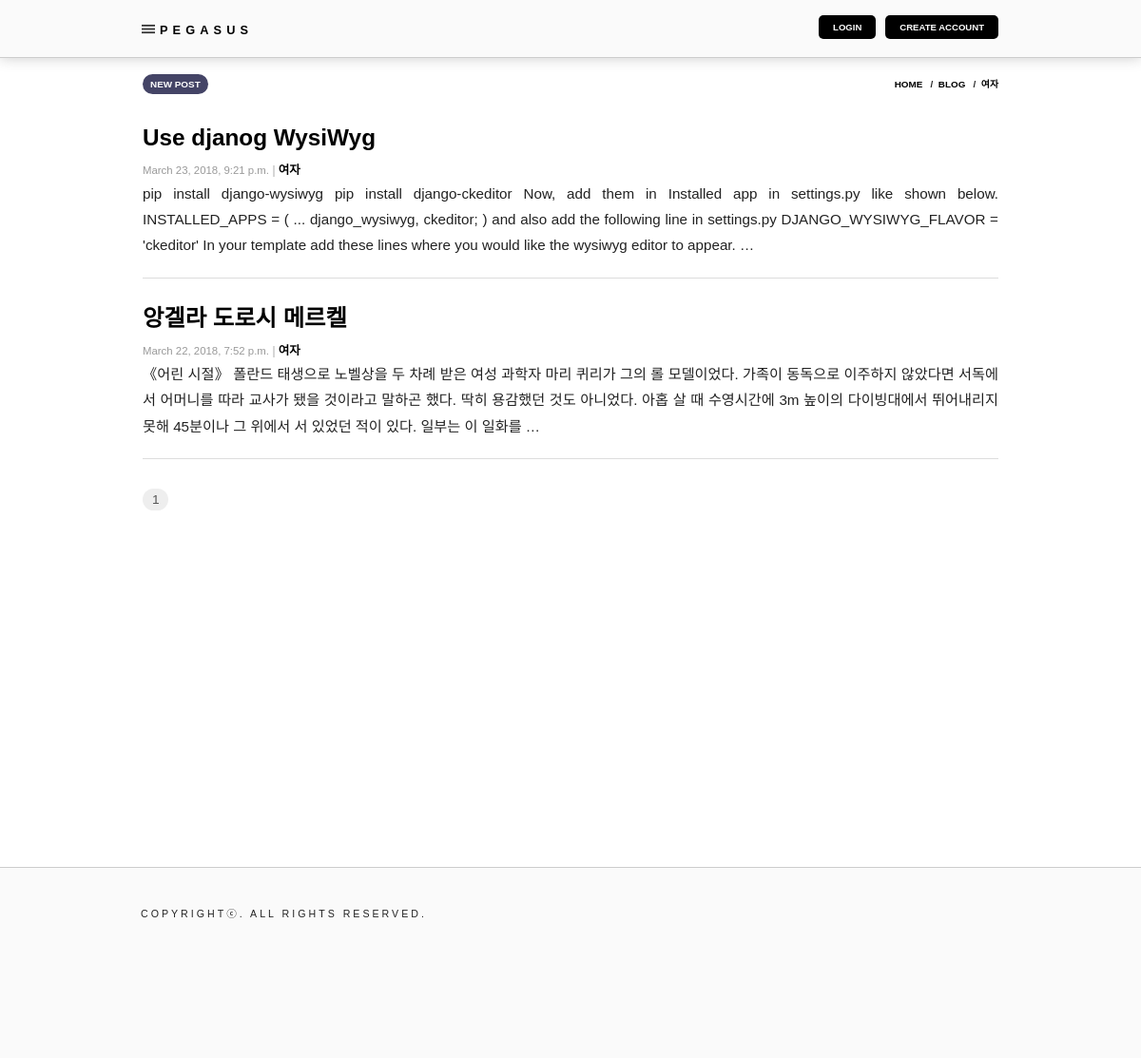
/blog/?cat=1, run on the app's committed database.
### blog/models.py (models this page shows, shortened)
class Category(models.Model):
    objects       = models.Manager()
    category_name = models.CharField(max_length=50, verbose_name='분류명')

class Blog(models.Model):
    objects        = models.Manager()
    author         = models.ForeignKey('auth.User', on_delete=models.CASCADE, verbose_name='등록자')
    category       = models.ForeignKey(Category, on_delete=models.CASCADE, default=1, verbose_name='분류')
    title          = models.CharField(max_length=200, verbose_name='제목')
    text           = models.TextField(verbose_name='내용')
    created_date   = models.DateTimeField(default=timezone.now, verbose_name='생성일')
    published_date = models.DateTimeField(blank=True, null=True, verbose_name='공개일')

### blog/views.py (the view)
def blog_list(request):
    intPageSize = 10
    catid = request.GET.get('cat')
    catnm = ""
    list  = Blog.objects.select_related('category')
    if catid:
        catnm = get_object_or_404(Category, pk=catid).category_name
        list  = list.filter(category=catid)
    list = list.order_by('-published_date')
    paginator = Paginator(list, intPageSize)
    page      = request.GET.get('page')
    try:
        posts = paginator.page(page)
    except PageNotAnInteger:
        posts = paginator.page(1)
    except EmptyPage:
        posts = paginator.page(paginator.num_pages)
    return render(request, 'blog/blog_list.html', {
            'posts':posts,
            'totalcnt':paginator.count,
            'pagesize':intPageSize,
            'category':catid,
            'category_name':catnm
        }
    )

### blog/templates/blog/blog_list.html (shortened to what this page needs)
{% extends 'main/layout.html' %}
{% load static %}
{% block custom_actions %}
    <a href='{% url 'blog:blog_new' %}'>NEW POST</a>
{% endblock custom_actions %}
{% block location %}
    &nbsp;&nbsp;/&nbsp;&nbsp;<a href='{% url 'blog:blog_list' %}'>BLOG</a>
    {% if category %}
        &nbsp;&nbsp;/&nbsp;&nbsp;<a href='{% url 'blog:blog_list' %}?cat={{ category }}'>{{ category_name }}</a>
    {% endif %}
{% endblock %}
{% block content %}
    {% for post in posts %}
        <h1 class='title'><a href="{% url 'blog:blog_detail' pk=post.pk %}?page={{posts.number}}{% if category %}&cat={{ category }}{% endif %}">{{ post.title }}</a></h1>
        <div class="subtitle">{{ post.published_date }} <a href='?cat={{ post.category.pk }}'>{{ post.category.category_name }}</a></div>
        <div class='articlecontent'>{{ post.text|striptags|truncatewords:50 }}</div>
        <div class='delimeter'></div>
        <div>&nbsp;</div>
    {% endfor %}
{% endblock %}

### static/css/style.css (style rules this page uses)
html, body { margin:0;padding:0;height:100%; }
body { min-width:320px;overflow-x:hidden;font-size:0.95em;color:#222;font-family:'GyeonggiBatang',sans-serif;line-height:1.8em; }
header,article,footer,div,ul,li,dl,dt,dd,p,h1,h2,h3,h4,h5,h6,fieldsetlegend,iframe,table,th,td { margin:0;padding:0; }
a { text-decoration:none;color:#000; }
#section_buttons a { padding:5px 8px;background-color:#446;color:#fff;border-radius:20px;transition:background-color .4s ease-in-out; }
h1 { position:relative;margin-bottom:20px;font-size:1.6em;font-weight:bold;line-height:1.2em;overflow:hidden;white-space:nowrap;text-overflow:ellipsis; }
h1.title { overflow:visible;white-space:normal; }
div.subtitle { margin-top:-10px;color:#999;font-size:0.75em;line-height:1.8em;overflow:hidden;white-space:nowrap;text-overflow:ellipsis; }
div.subtitle a { font-weight:bold;padding-right:3px;font-size:1.1em; }
div.subtitle a:before { content:'|';margin-right:3px;color:#ccc; }
#articlecontent, .articlecontent { text-align:justify; }

### blog/templates/blog/blog_list.html (style rules this page uses)
.delimeter { height:20px;border-bottom:1px solid #ddd; }

### data on the page
Category: category_name "여자"
Blog: title "Use djanog WysiWyg", published_date "March 23, 2018, 9:21 p.m.", category.category_name "여자", text "pip install django-wysiwyg pip install django-ckeditor Now, add them in Installed app in settings.py like shown below. INSTALLED_APPS = ( ... django_wysiwyg, ckeditor; ) and also add the following line in settings.py DJANGO_WYSIWYG_FLAVOR = 'ckeditor' In your template add these lines where you would like the wysiwyg editor to appear. …"
Blog: title "앙겔라 도로시 메르켈", published_date "March 22, 2018, 7:52 p.m.", category.category_name "여자", text "《어린 시절》 폴란드 태생으로 노벨상을 두 차례 받은 여성 과학자 마리 퀴리가 그의 롤 모델이었다. 가족이 동독으로 이주하지 않았다면 서독에서 어머니를 따라 교사가 됐을 것이라고 말하곤 했다. 딱히 용감했던 것도 아니었다. 아홉 살 때 수영시간에 3m 높이의 다이빙대에서 뛰어내리지 못해 45분이나 그 위에서 서 있었던 적이 있다. 일부는 이 일화를 …"
